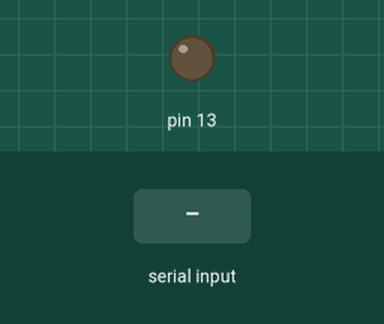
Recording of a sketch running on a simulated Arduino Uno, built with avr-gcc and run on an emulated ATmega328P. Shown: output pins drawn as LEDs (lit = HIGH). Inputs (shaded band) come from the test bench.

Above: at 1.2 s.
1.3 s: "A" received over Serial
At 2.1 s:
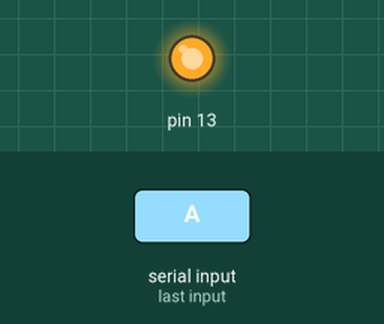
2.8 s: "B" received over Serial
At 3.2 s:
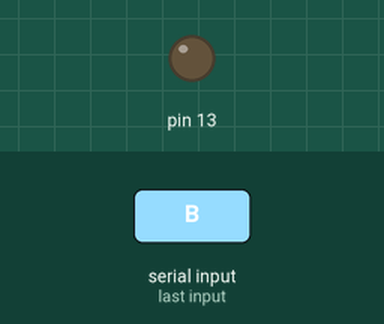
Timing chart, 0 to 5.8 s (numbered marks = the images above; inputs shaded):
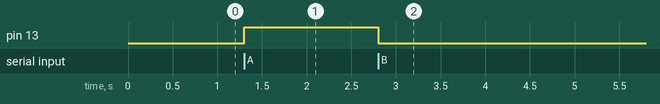

The sketch:

Serial_Reception_LED.ino
```cpp
void setup() {
  pinMode(13, OUTPUT);
  digitalWrite(13, LOW);
  Serial.begin(9600);
}

void loop() {

  char RxedByte = 0;
  if(Serial.available()){

    RxedByte = Serial.read();

    if(RxedByte == 'A' && RxedByte != 'B'){
      digitalWrite(13, HIGH);
    }

    if(RxedByte == 'B'){
      digitalWrite(13, LOW);
    }
  }
}
```

Measured:
- after the input at 1.3 s, pin 13: LOW → HIGH at once
- after the input at 2.8 s, pin 13: HIGH → LOW at once
